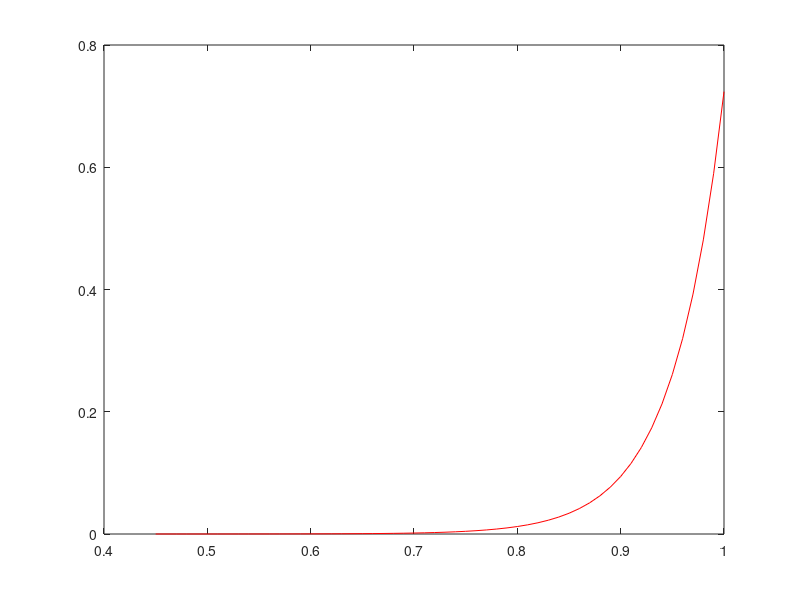

Reproduce this figure in MATLAB.
v_t=0.0258; %Thermal voltage
i_saturation = 1.0e-9; % Saturation Current
v_diode =0.45:0.01:1; % Voltage Sampling; 
n=1.9; %Emission coefficient
i = i_saturation*(exp(v_diode/(n*v_t))-1); % Diode Current
%% Plotting the Results
plot(v_diode,i,'r');